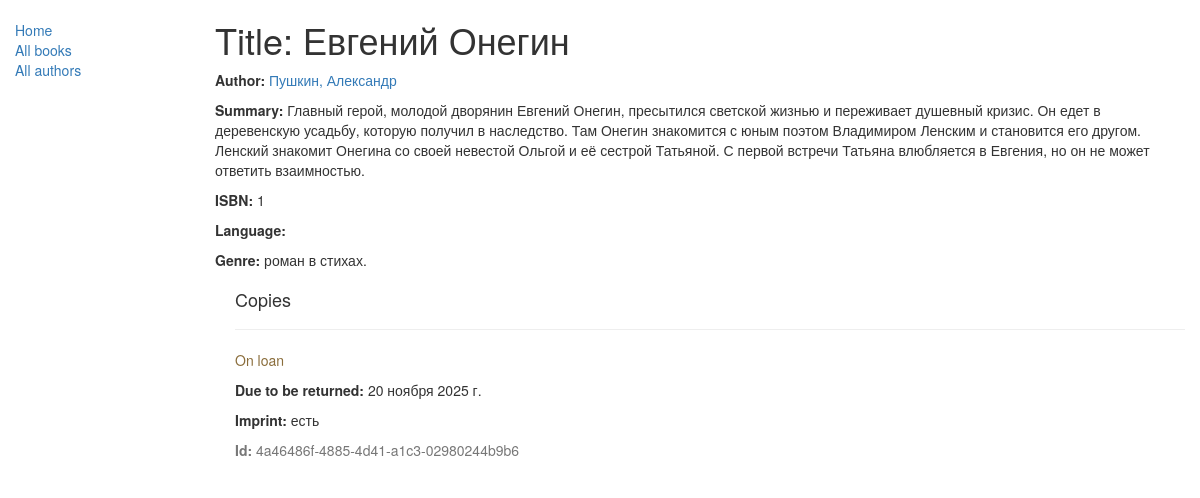
The app's page /catalog/book/4 with its own data.
### catalog/models.py (models this page shows, shortened)
class Book(models.Model):
    title = models.CharField(max_length=200)
    author = models.ForeignKey('Author', on_delete=models.SET_NULL, null=True)
    summary = models.TextField(max_length=1000, help_text="Enter a brief description of the book")
    isbn = models.CharField('ISBN', max_length=13,
                            help_text='13 Character <a href="https://www.isbn-international.org/content/what-isbn">ISBN number</a>')
    genre = models.ManyToManyField(Genre, help_text="Select a genre for this book")
    def display_genre(self):
        """
        Creates a string for the Genre. This is required to display genre in Admin.
        """
        return ', '.join([genre.name for genre in self.genre.all()[:3]])
    display_genre.short_description = 'Genre'

class Author(models.Model):
    first_name = models.CharField(max_length=100)
    last_name = models.CharField(max_length=100)
    date_of_birth = models.DateField(null=True, blank=True)
    date_of_death = models.DateField('Died', null=True, blank=True)
    def __str__(self):
        return '%s, %s' % (self.last_name, self.first_name)
    class Meta:
        ordering = ['last_name']

class Genre(models.Model):
    name = models.CharField(max_length=200, help_text="Enter a book genre (e.g. Science Fiction, French Poetry etc.)")
    def __str__(self):
        return self.name

class BookInstance(models.Model):
    id = models.UUIDField(primary_key=True, default=uuid.uuid4,
                          help_text="Unique ID for this particular book across whole library")
    book = models.ForeignKey('Book', on_delete=models.SET_NULL, null=True)
    imprint = models.CharField(max_length=200)
    due_back = models.DateField(null=True, blank=True)
    LOAN_STATUS = (
        ('m', 'Maintenance'),
        ('o', 'On loan'),
        ('a', 'Available'),
        ('r', 'Reserved'),
    )
    status = models.CharField(max_length=1, choices=LOAN_STATUS, blank=True, default='m', help_text='Book availability')
    class Meta:
        ordering = ["due_back"]

### catalog/views.py (the view)
# urls.py: re_path(r'^book/(?P<pk>\d+)$', views.BookDetailView.as_view(), name='book-detail'),
class BookDetailView(generic.DetailView):
    model = Book

### catalog/templates/catalog/book_detail.html
{% extends "base_generic.html" %}
{% block content %}
  <h1>Title: {{ book.title }}</h1>
  <p><strong>Author:</strong> <a href="">{{ book.author }}</a></p>
  <p><strong>Summary:</strong> {{ book.summary }}</p>
  <p><strong>ISBN:</strong> {{ book.isbn }}</p>
  <p><strong>Language:</strong> {{ book.language }}</p>
  <p><strong>Genre:</strong> {% for genre in book.genre.all %} {{ genre }}{% if not forloop.last %}, {% endif %}{% endfor %}</p>
  <div style="margin-left:20px;margin-top:20px">
    <h4>Copies</h4>
    {% for copy in book.bookinstance_set.all %}
    <hr>
    <p class="{% if copy.status == 'a' %}
    text-success
    {% elif copy.status == 'd' %}text-danger{% else %}text-warning{% endif %}">{{ copy.get_status_display }}</p>
    {% if copy.status != 'a' %}<p><strong>Due to be returned:</strong> {{copy.due_back}}</p>{% endif %}
    <p><strong>Imprint:</strong> {{copy.imprint}}</p>
    <p class="text-muted"><strong>Id:</strong> {{copy.id}}</p>
    {% endfor %}
  </div>
{% endblock %}

### records on screen
Book: title "Евгений Онегин", author "Пушкин, Александр", summary "Главный герой, молодой дворянин Евгений Онегин, пресытился светской жизнью и переживает душевный кризис. Он едет в деревенскую усадьбу, которую получил в наследство. Там Онегин знакомится с юным поэтом Владимиром Ленским и становится его другом. Ленский знакомит Онегина со своей невестой Ольгой и её сестрой Татьяной. С первой встречи Татьяна влюбляется в Евгения, но он не может ответить взаимностью.", isbn "1"
Genre: name "роман в стихах."
BookInstance: status "On loan", due_back "20 ноября 2025 г.", imprint "есть", id "4a46486f-4885-4d41-a1c3-02980244b9b6"
